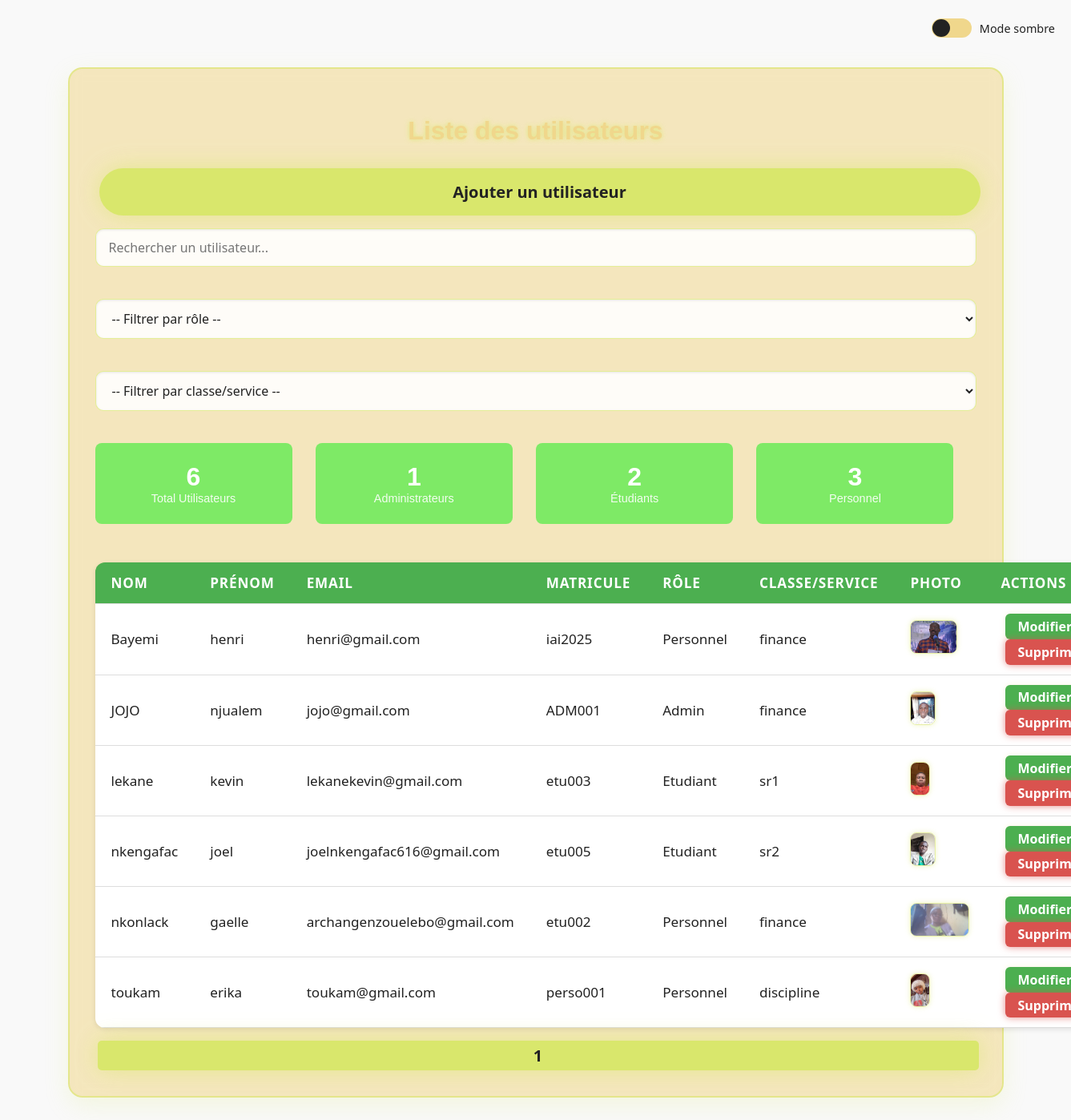
The app's page /php/liste_utilisateurs.php with its own data.
### tables this page shows
CREATE TABLE `users` (
  `id` int(11) NOT NULL,
  `nom` varchar(100) NOT NULL,
  `prenom` varchar(100) NOT NULL,
  `email` varchar(150) NOT NULL,
  `mot_de_passe` varchar(255) NOT NULL,
  `type` enum('etudiant','personnel','admin') NOT NULL,
  `photo_reference` varchar(255) DEFAULT NULL,
  `classe_id` int(11) DEFAULT NULL,
  `matricule` varchar(255) DEFAULT NULL,
  `created_at` datetime DEFAULT NULL,
  `face_encoding` blob DEFAULT NULL
);

CREATE TABLE `classes` (
  `id` int(11) NOT NULL,
  `nom_classe` varchar(255) DEFAULT NULL,
  `description` text DEFAULT NULL
);

### php/liste_utilisateurs.php (the view, shortened to what this page needs)
<?php
require_once '../includes/config.php';
$sql = "SELECT u.id, u.nom, u.prenom, u.email, u.matricule, u.type, u.photo_reference,
               c.nom_classe
        FROM users u
        LEFT JOIN classes c ON c.id = u.classe_id
        ORDER BY u.nom, u.prenom";
$stmt = $pdo->query($sql);
$users = $stmt->fetchAll();
$total_users = count($users);
$total_admins = 0;
$total_students = 0;
$total_staff = 0;
foreach ($users as $user) {
    if ($user['type'] === 'admin') $total_admins++;
    elseif ($user['type'] === 'etudiant') $total_students++;
    elseif ($user['type'] === 'personnel') $total_staff++;
}
?>
<!DOCTYPE html>
<html lang="fr">
<head>
<link rel="stylesheet" href="../assets/css/style.css" />
</head>
<body>
<label class="toggle-switch" title="Basculer mode clair/sombre">
    <input type="checkbox" id="modeToggle"> Mode sombre
</label>
<main>
<div class="form-container" style="max-width:1100px;">
    <h2>Liste des utilisateurs</h2>
    <a href="ajouter_utilisateur.php">
        <button id="btnAddUser" class="btn-connexion" style="margin-bottom:1rem;">Ajouter un utilisateur</button>
    </a>
    <div class="filters">
        <input type="text" id="searchUser" placeholder="Rechercher un utilisateur..." class="input" style="flex:1;">
        <select id="filterRole" class="input">
            <option value="">-- Filtrer par rôle --</option>
        </select>
        <select id="filterClasse" class="input">
            <option value="">-- Filtrer par classe/service --</option>
        </select>
    </div>
    <div class="stats clearfix">
        <div class="stat-card">
            <div class="stat-number"><?php echo $total_users; ?></div>
            <div class="stat-label">Total Utilisateurs</div>
        </div>
        <div class="stat-card">
            <div class="stat-number"><?php echo $total_admins; ?></div>
            <div class="stat-label">Administrateurs</div>
        </div>
        <div class="stat-card">
            <div class="stat-number"><?php echo $total_students; ?></div>
            <div class="stat-label">Étudiants</div>
        </div>
        <div class="stat-card">
            <div class="stat-number"><?php echo $total_staff; ?></div>
            <div class="stat-label">Personnel</div>
        </div>
    </div>
    <table id="table">
        <thead>
            <tr>
                <th>Nom</th>
                <th>Prénom</th>
                <th>Email</th>
                <th>Matricule</th>
                <th>Rôle</th>
                <th>Classe/Service</th>
                <th>Photo</th>
                <th>Actions</th>
            </tr>
        </thead>
        <tbody>
        <?php foreach ($users as $user): ?>
        <tr>
            <td><?php echo htmlspecialchars($user['nom']); ?></td>
            <td><?php echo htmlspecialchars($user['prenom']); ?></td>
            <td><?php echo htmlspecialchars($user['email']); ?></td>
            <td><?php echo htmlspecialchars($user['matricule']); ?></td>
            <td><?php echo htmlspecialchars(ucfirst($user['type'])); ?></td>
            <td><?php echo htmlspecialchars($user['nom_classe'] ?: 'Aucune'); ?></td>
            <td>
                <?php if (!empty($user['photo_reference'])): ?>
                    <img src="../uploads/<?php echo htmlspecialchars($user['photo_reference']); ?>" style="height:40px;border-radius:8px;">
                <?php else: ?>
                    <span class="no-photo">Aucune</span>
                <?php endif; ?>
            </td>
            <td>
                <a href="modifier_utilisateur.php?id=<?php echo $user['id']; ?>" class="btn-connexion" style="padding:0.3rem 1rem;font-size:1rem;">Modifier</a>
                <a href="supprimer_utilisateur.php?id=<?php echo $user['id']; ?>" class="btn-connexion" style="background:#d9534f;color:#fff;padding:0.3rem 1rem;font-size:1rem;" onclick="return confirm('Confirmer la suppression?');">Supprimer</a>
            </td>
        </tr>
        <?php endforeach; ?>
        </tbody>
    </table>
    <div class="pagination"></div>
</div>
</main>
</body>
</html>

### php/liste_utilisateurs.php (style rules this page uses)
body { font-family: Arial, sans-serif; margin:20px; background:#f9f9f9; }
h2 { margin-bottom:1rem; }
table { width:100%; border-collapse:collapse; background:#fff; box-shadow:0 2px 6px rgba(0,0,0,0.1); }
th, td { padding:10px; text-align:left; border-bottom:1px solid #ddd; }
th { background:#4CAF50; color:#fff; }
.input, select { padding:0.5rem; border:1px solid #ccc; border-radius:6px; }
.btn-connexion { background:#4CAF50; color:#fff; border:none; border-radius:6px; cursor:pointer; }
.pagination { margin-top:1rem; }
.filters { display:flex;gap:1rem;flex-wrap:wrap;margin-bottom:1rem; }
.stats { margin-bottom: 2rem; overflow: hidden; }
.stat-card { background: #7eea66ff; color: white; padding: 1.5rem; border-radius: 8px; text-align: center; float: left; width: 18%; margin-right: 2.666%; margin-bottom: 1rem; }
.stat-card:last-child { margin-right: 0; }
.stat-number { font-size: 2rem; font-weight: 700; }
.stat-label { font-size: 0.9rem; opacity: 0.9; }
.clearfix:after { content: ""; display: table; clear: both; }

### records on screen
users: nom "Bayemi", prenom "henri", email "henri@gmail.com", matricule "iai2025", type "Personnel", classe.nom_classe "finance", photo_reference (picture)
users: nom "JOJO", prenom "njualem", email "jojo@gmail.com", matricule "ADM001", type "Admin", classe.nom_classe "finance", photo_reference (picture)
users: nom "lekane", prenom "kevin", email "lekanekevin@gmail.com", matricule "etu003", type "Etudiant", classe.nom_classe "sr1", photo_reference (picture)
users: nom "nkengafac", prenom "joel", email "joelnkengafac616@gmail.com", matricule "etu005", type "Etudiant", classe.nom_classe "sr2", photo_reference (picture)
users: nom "nkonlack", prenom "gaelle", email "archangenzouelebo@gmail.com", matricule "etu002", type "Personnel", classe.nom_classe "finance", photo_reference (picture)
users: nom "toukam", prenom "erika", email "toukam@gmail.com", matricule "perso001", type "Personnel", classe.nom_classe "discipline", photo_reference (picture)

### other values on screen
$total_users "6"
$total_admins "1"
$total_students "2"
$total_staff "3"
